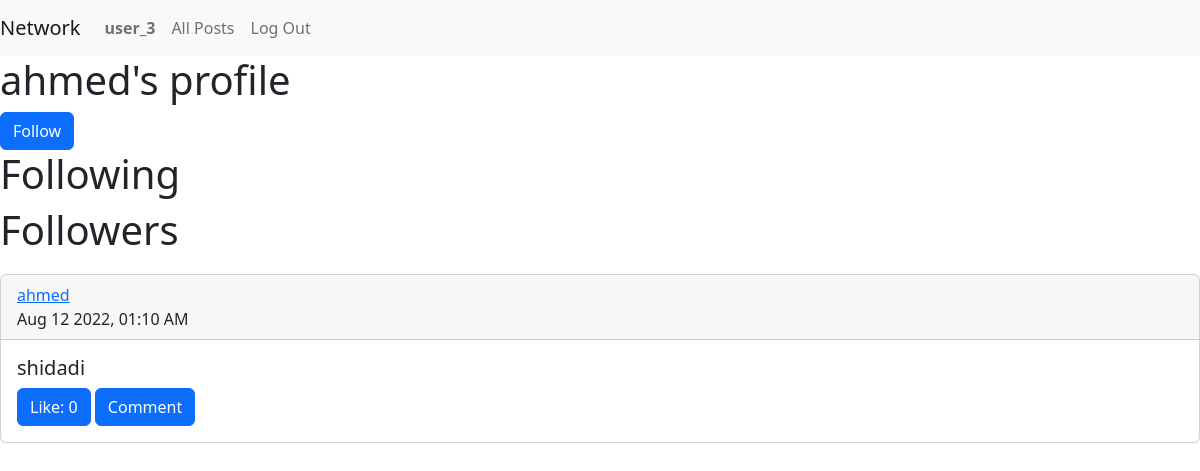
The page /profile/ahmed (signed in) on the database as committed earlier.
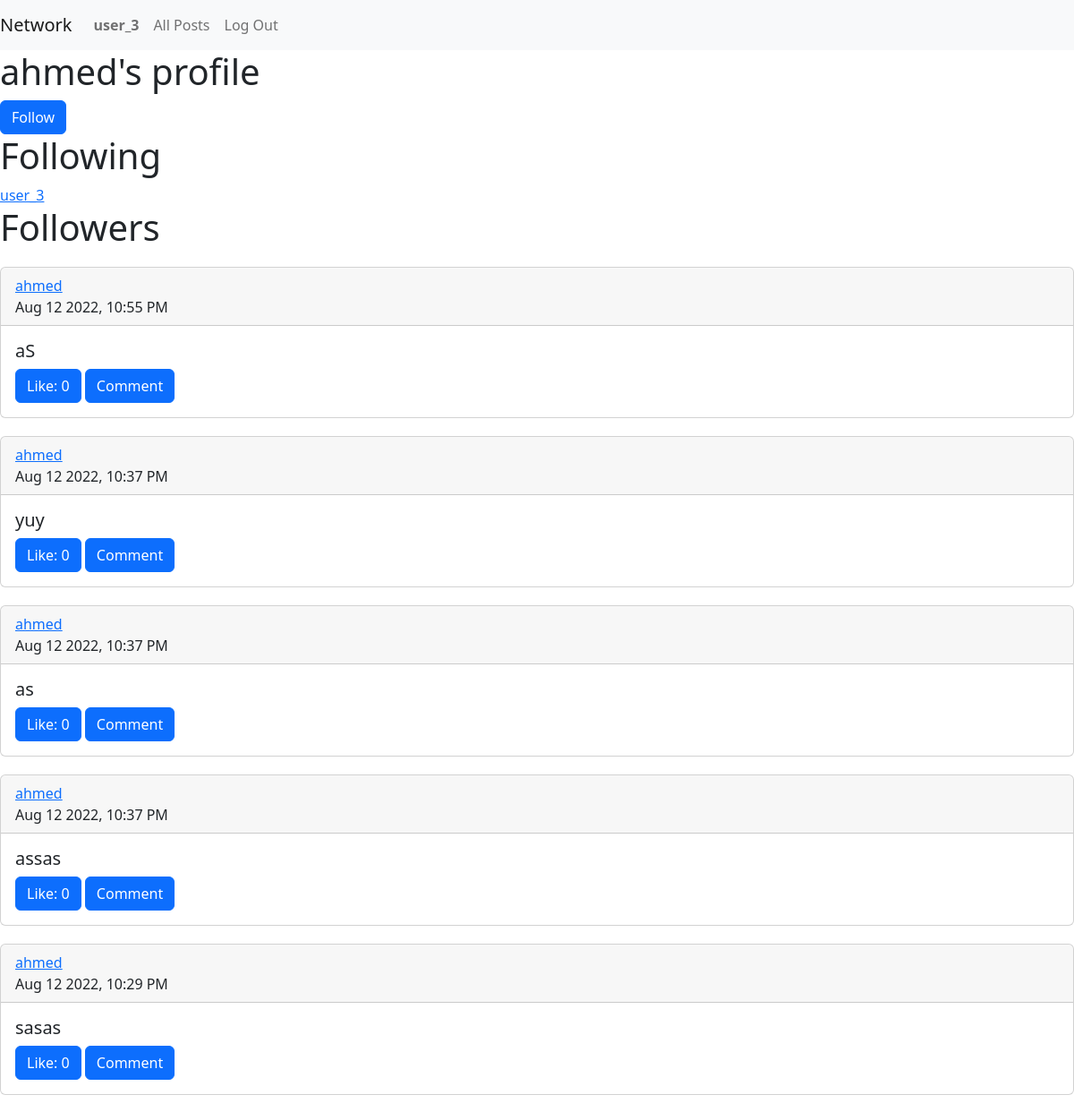
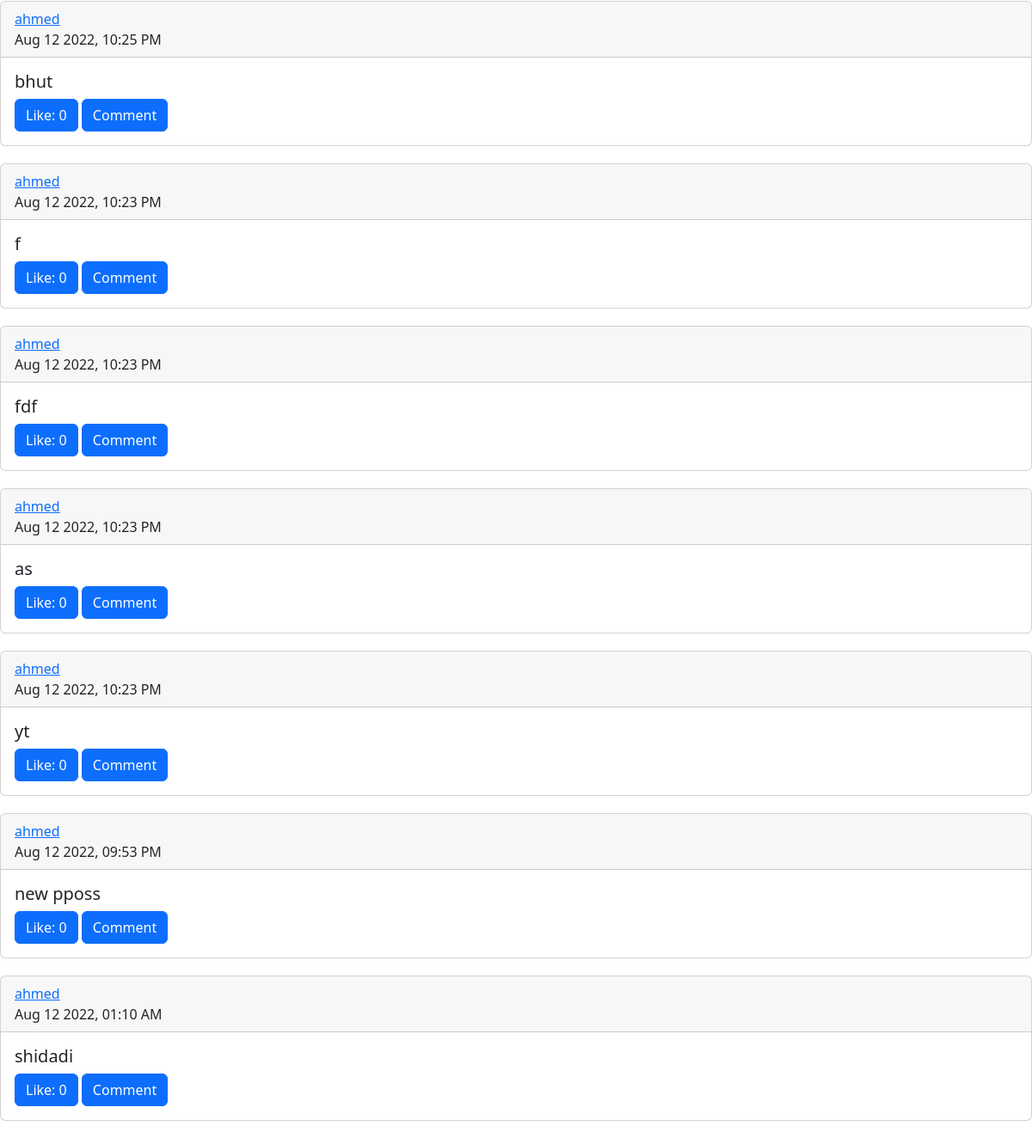
The same page on the database as committed later (2 pictures, top to bottom).
### network/models.py (models this page shows)
class User(AbstractUser):
    pass

class Post(models.Model):
    user_post = models.ForeignKey(User, on_delete=models.CASCADE,related_name="user_post", default="1")
    post = models.CharField(max_length=2000, null=False, blank=False, default="")
    timestamp = models.DateTimeField(auto_now_add=True)
    def serialize(self):
        likes = len(self.liked_on.all())
        return {
            "id":self.id,
            "user_post":self.user_post.username,
            "post": self.post,
            "time":self.timestamp.strftime("%b %d %Y, %I:%M %p"),
            "likes":likes
        }

### network/views.py (the view)
# urls.py: path("profile/<str:username>", views.profile, name="profile"),
def profile(request, username):
    if request.method == "GET":
        user = User.objects.get(username=username)
        profile = Profile.objects.get(pk=user.id)
        following = [user for user in profile.following.all()]
        followers = [user for user in profile.followers.all()]
        posts = Post.objects.filter(user_post=user)
        posts = posts.order_by("-timestamp").all()
        posts = [post.serialize() for post in posts]
        liked = Like.objects.filter(user_like=request.user)
        liked = [like.post.id for like in liked]
        return render(request, 'network/profile.html', {'following': following, 'followers':followers, 'profile':username, 'posts':posts, 'liked':liked})

### network/templates/network/profile.html (shortened to what this page needs)
{% extends "network/layout.html" %}
{% load static %}
{% block body %}
{% if user.username == profile %}
<h1>This is your profile</h1>
{% else %}
<h1>{{profile}}'s profile</h1>
{% endif %}
{% if user in followers %}
<button class="btn btn-primary" id="follow" data-type="unfollow" data-user="{{profile}}">Unfollow</button>
{% elif user.username != profile  %}
<button class="btn btn-primary" id="follow" data-type="follow" data-user="{{profile}}">Follow</button>
{% endif %}
<div id="following">
<h1> Following </h1>
{% for user in following %}
<a href="{% url 'profile' user %}" id="{{user}}">{{user}}</a>
{% endfor %}
</div>
<div id ="followers">
<h1> Followers </h1>
</div>
<div id="all-posts">
    {% for post in posts %}
    <div class="card">
        <div class="card-header">
          <a href="{% url 'profile' post.user_post %}">{{post.user_post}}</a>
          <br>
          {{post.time}}
        </div>
        <div class="card-body">
          <h5 class="card-title">{{post.post}}</h5>
          {% if post.id in liked %}
          <button class="btn btn-primary" id="unlike" data-post="{{post.id}}">Unlike: {{post.likes}}</button>
          {% else %}
          <button class="btn btn-primary" id="like" data-post="{{post.id}}">Like: {{post.likes}}</button>
          {% endif %}
          <button class="btn btn-primary">Comment</button>
        </div>
      </div>
    {% endfor %}
</div>
{% endblock %}

### network/templates/network/layout.html (shortened to what this page needs)
{% load static %}
<!DOCTYPE html>
<html lang="en">
    <head>
        <link href="https://cdn.jsdelivr.net/npm/bootstrap@5.2.0/dist/css/bootstrap.min.css" rel="stylesheet">
        <link href="{% static 'network/styles.css' %}" rel="stylesheet">
    </head>
    <body>
        <nav class="navbar navbar-expand-lg navbar-light bg-light">
            <a class="navbar-brand" href="{% url 'index' %}">Network</a>
            <div>
              <ul class="navbar-nav mr-auto">
                {% if user.is_authenticated %}
                    <li class="nav-item">
                        <a class="nav-link" id="profile" href="{% url 'profile' user.username %}"><strong>{{ user.username }}</strong></a>
                    </li>
                {% endif %}
                <li class="nav-item">
                  <a class="nav-link" id="all-posts-link" href="{% url 'posts' %}">All Posts</a>
                </li>
                {% if user.is_authenticated %}
                    <li class="nav-item">
                        <a class="nav-link" href="{% url 'logout' %}">Log Out</a>
                    </li>
                {% endif %}
              </ul>
            </div>
          </nav>
        <div class="body">
            {% block body %}
            {% endblock %}
        </div>
    </body>
</html>

Rows that differ between the two databases and show on the page:
now on one of the page's lists (row unchanged): User: username "user_3"
added Post: post "aS"
added Post: post "yuy"
added Post: post "as"
added Post: post "assas"
added Post: post "sasas"
added Post: post "bhut"
added Post: post "fdf"
added Post: post "as"
added Post: post "yt"
added Post: post "new pposs"
Other text that changed with them:
new list line: "ahmed"
new list line: "Aug 12 2022, 10:55 PM Like: 0 Comment"
new list line: "Aug 12 2022, 10:37 PM Like: 0 Comment"
new list line: "Aug 12 2022, 10:29 PM Like: 0 Comment"
new list line: "Aug 12 2022, 10:25 PM Like: 0 Comment"
new list line: "Aug 12 2022, 10:23 PM f Like: 0 Comment"
new list line: "Aug 12 2022, 10:23 PM Like: 0 Comment"
new list line: "Aug 12 2022, 09:53 PM Like: 0 Comment"
